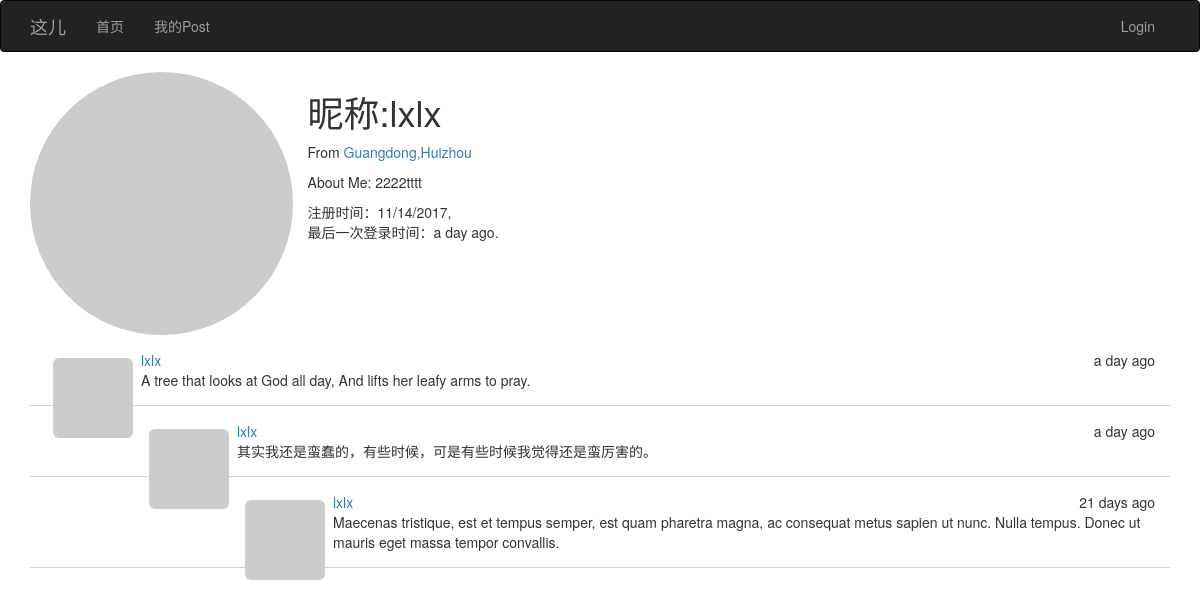
The page /user/2 on the database as committed earlier.
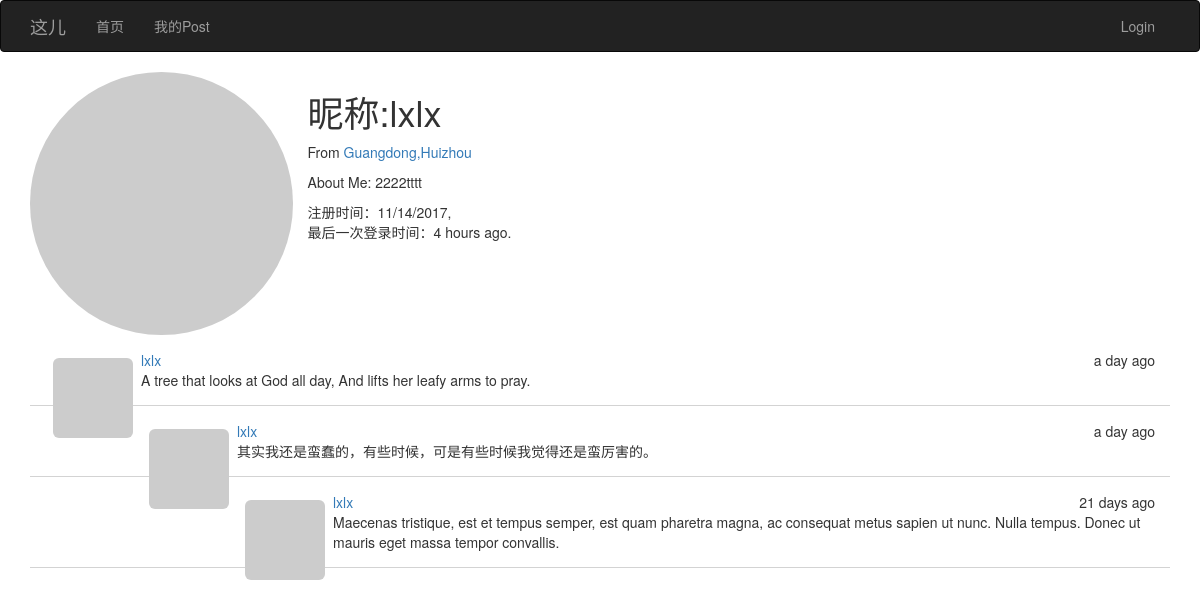
The same page on the database as committed later.
### app/models.py (models this page shows, shortened)
class User(UserMixin, db.Model):
    __tablename__ = 'users'
    id = db.Column(db.Integer, primary_key=True)
    email = db.Column(db.String(64), unique=True, index=True)
    username = db.Column(db.String(64), unique=True, index=True)
    password_hash = db.Column(db.String(128))
    confirmed = db.Column(db.Boolean, default=False)
    role_id = db.Column(db.Integer, db.ForeignKey('roles.id'))
    posts = db.relationship('Post', backref='author', lazy='dynamic')
    location = db.Column(db.String(64))
    about_me = db.Column(db.Text())
    member_since = db.Column(db.DateTime(), default=datetime.utcnow)
    last_seen = db.Column(db.DateTime(), default=datetime.utcnow)
    avatar = db.Column(db.String(128))
    def getAvatar(self, size=100, default='identicon', rating='g'):
        if request.is_secure:
            url = "https://secure.gravatar.com/avatar"
        else:
            url = 'http://www.gravatar.com/avatar'
        hash = self.avatar or self.cemail
        return '{url}/{hash}?s={size}&d={default}&r={rating}'.format(
            url=url, hash=hash, default=default, rating=rating, size=size)
    @property
    def cemail(self):
        """
        返回同email
        @return:
        @rtype:
        """
        return self.email
    @property
    def password(self):
        raise AttributeError('password is not readable attribute')

class Post(db.Model):
    __tablename__ = 'posts'
    id = db.Column(db.Integer, primary_key=True)
    body = db.Column(db.Text)
    timestamp = db.Column(db.DateTime, index=True, default=datetime.utcnow)
    author_id = db.Column(db.Integer, db.ForeignKey('users.id'))

### app/main/views.py (the view)
@main.route('/user/<id>')
def user(id):
    user = User.query.filter_by(id=id).first()
    if user is None:
        abort(404)
    posts = user.posts.order_by(Post.timestamp.desc()).all()
    return render_template("user/user.html", user=user, posts=posts)

### app/main/__init__.py (called while the page is built)
@main.app_context_processor
def inject_permissions():
    return dict(Permission=Permission)

### app/models.py (called while the page is built)
    def is_administrator(self):
        return False

### app/templates/user/user.html (shortened to what this page needs)
{% extends "bootstrap_base.html" %}
{% block content %}
<div class="container">
    <div class="row">
        <img src="{{user.getAvatar(size=256)}}" class="col-md-3 img-circle profile-thumbnail"/>
        <h1>昵称:{{ user.username}}</h1>
        <p>
            {%if user.location %}From <a href="http://maps.google.com/?q={{user.location }}"
                                         target="_blank">{{user.location}}</a> {%endif%}
        {% if user.about_me %}
        <p>About Me:{{user.about_me}}</p>
        {% endif %}
        <p>注册时间：{{moment(user.member_since).format('L')}},<br/>最后一次登录时间：{{moment(user.last_seen).fromNow() }}. </p>
    </div>
    {% include('_posts.html')%}
</div>
{% endblock %}

### app/templates/bootstrap_base.html (shortened to what this page needs)
{% extends "bootstrap/base.html" %}
{% block html_attribs %} lang="zh-CN"{% endblock%}
{% block head %}
{{super()}}
{% endblock%}
{%- block styles %}
{{super()}}
<link href="{{url_for('static',filename='style.css')}}" rel="stylesheet">
{%- endblock styles %}
{% block navbar %}
<div class="navbar navbar-inverse" role="navigation">
    <div class="container">
        <div class="navbar-header">
            <a class="navbar-brand" href="/">这儿</a>
        </div>
        <div class="navbar-collapse collapse">
            <ul class="nav navbar-nav">
                <li><a href="/">首页</a></li>
                <li><a href="#">我的Post</a></li>
            </ul>
            <ul class="nav navbar-nav navbar-right">
                {% if not current_user.is_authenticated %}
                <li><a href="{{url_for('auth.login')}}">Login</a></li>
                {% else %}
                <li><a href="{{url_for('main.user',id=current_user.id)}}" style="padding-top:10px;padding-bottom:6px">
                    <img
                            src="{{current_user.getAvatar(size=32)}}" class="img-circle profile-thumbnail"/></a></li>
                <li><a href="{{url_for('auth.logout')}}">Logout</a></li>
                {% endif %}
            </ul>
        </div>
    </div>
</div>
{% endblock%}

### app/templates/_posts.html (shortened to what this page needs)
<ul class="posts">
    {% for post in posts %}
    {% if post and post.author %}
    <li>
        <div class="post-thumbnail">
            <a href="{{url_for('.user',id=post.author.id)}}">
                <img src="{{ post.author.getAvatar(size=40) }}"
                     class="img-rounded profile-thumbnail"/></a>
        </div>
        <div class="post-date">{{ moment(post.timestamp).fromNow()}}</div>
        <div class="post-author"><a href="{{url_for('.user',id=post.author.id)}}">
            {{ post.author.username}}</a></div>
        <div class="post-body">{{post.body}}</div>
    </li>
    {% endif %}
    {% endfor %}
</ul>

### app/static/style.css (style rules this page uses)
* { -webkit-font-smoothing: antialiased; }
ul.posts { padding:0px; font-family:Gibson,Helvetica Neue,HelveticaNeue,Helvetica,Arial,sans-serif; }
ul.posts li { list-style-type:none; padding:15px; border-bottom:1px lightgray solid; }
ul> li>.post-date { float:right; }
ul> li >.post-thumbnail { float:left; padding:8px }

Rows that differ between the two databases and show on the page:
changed User "lxlx": last_seen "a day ago" → "4 hours ago"
